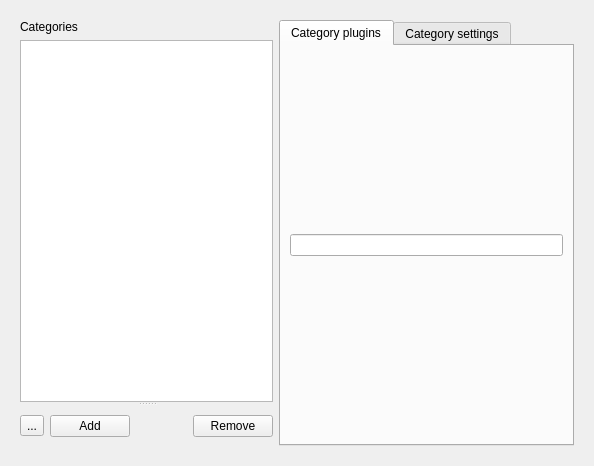
<?xml version="1.0" encoding="UTF-8"?>
<ui version="4.0">
 <class>categoriesPage</class>
 <widget class="QWidget" name="categoriesPage">
  <property name="geometry">
   <rect>
    <x>0</x>
    <y>0</y>
    <width>594</width>
    <height>466</height>
   </rect>
  </property>
  <layout class="QHBoxLayout" name="horizontalLayout">
   <item>
    <widget class="QStackedWidget" name="stackedWidget">
     <property name="currentIndex">
      <number>0</number>
     </property>
     <widget class="QWidget" name="mainPage">
      <layout class="QHBoxLayout" name="horizontalLayout_2">
       <item>
        <widget class="QSplitter" name="splitter_2">
         <property name="orientation">
          <enum>Qt::Vertical</enum>
         </property>
         <widget class="QWidget" name="layoutWidget">
          <layout class="QVBoxLayout" name="verticalLayout_2">
           <item>
            <widget class="QLabel" name="label_4">
             <property name="text">
              <string>Categories</string>
             </property>
            </widget>
           </item>
           <item>
            <widget class="KListWidget" name="enabled_categories_listwidget"/>
           </item>
          </layout>
         </widget>
         <widget class="QWidget" name="layoutWidget_2">
          <layout class="QHBoxLayout" name="horizontalLayout_4">
           <item>
            <widget class="QToolButton" name="toolButton">
             <property name="text">
              <string>...</string>
             </property>
            </widget>
           </item>
           <item>
            <widget class="KPushButton" name="kpushbutton">
             <property name="text">
              <string>Add</string>
             </property>
            </widget>
           </item>
           <item>
            <spacer name="horizontalSpacer_3">
             <property name="orientation">
              <enum>Qt::Horizontal</enum>
             </property>
             <property name="sizeHint" stdset="0">
              <size>
               <width>40</width>
               <height>20</height>
              </size>
             </property>
            </spacer>
           </item>
           <item>
            <widget class="KPushButton" name="kpushbutton_3">
             <property name="text">
              <string>Remove</string>
             </property>
            </widget>
           </item>
          </layout>
         </widget>
        </widget>
       </item>
       <item>
        <widget class="KTabWidget" name="category_tabwidget">
         <property name="currentIndex">
          <number>0</number>
         </property>
         <widget class="QWidget" name="plugins_tab">
          <attribute name="title">
           <string>Category plugins</string>
          </attribute>
          <layout class="QVBoxLayout" name="verticalLayout">
           <item>
            <widget class="KListWidgetSearchLine" name="klistwidgetsearchline"/>
           </item>
          </layout>
         </widget>
         <widget class="QWidget" name="tab">
          <attribute name="title">
           <string>Category settings</string>
          </attribute>
          <layout class="QHBoxLayout" name="horizontalLayout_11">
           <item>
            <widget class="QScrollArea" name="scrollArea">
             <property name="widgetResizable">
              <bool>true</bool>
             </property>
             <widget class="QWidget" name="scrollAreaWidgetContents">
              <property name="geometry">
               <rect>
                <x>0</x>
                <y>0</y>
                <width>294</width>
                <height>406</height>
               </rect>
              </property>
              <layout class="QVBoxLayout" name="verticalLayout_7">
               <item>
                <layout class="QGridLayout" name="gridLayout_2">
                 <item row="0" column="0">
                  <widget class="QLabel" name="label_6">
                   <property name="text">
                    <string>Query</string>
                   </property>
                  </widget>
                 </item>
                 <item row="0" column="2">
                  <widget class="KPushButton" name="query_show_button">
                   <property name="text">
                    <string>show&gt;&gt;</string>
                   </property>
                   <property name="checkable">
                    <bool>true</bool>
                   </property>
                  </widget>
                 </item>
                 <item row="1" column="0" colspan="3">
                  <widget class="KTextEdit" name="query_edit">
                   <property name="documentTitle">
                    <string/>
                   </property>
                   <property name="acceptRichText">
                    <bool>false</bool>
                   </property>
                  </widget>
                 </item>
                 <item row="0" column="1">
                  <spacer name="horizontalSpacer_5">
                   <property name="orientation">
                    <enum>Qt::Horizontal</enum>
                   </property>
                   <property name="sizeHint" stdset="0">
                    <size>
                     <width>40</width>
                     <height>20</height>
                    </size>
                   </property>
                  </spacer>
                 </item>
                </layout>
               </item>
               <item>
                <layout class="QGridLayout" name="gridLayout_4">
                 <item row="0" column="0">
                  <widget class="QLabel" name="label_9">
                   <property name="text">
                    <string>Query prefix</string>
                   </property>
                  </widget>
                 </item>
                 <item row="0" column="2">
                  <widget class="KPushButton" name="prefix_show_button">
                   <property name="text">
                    <string>show&gt;&gt;</string>
                   </property>
                   <property name="checkable">
                    <bool>true</bool>
                   </property>
                  </widget>
                 </item>
                 <item row="0" column="1">
                  <spacer name="horizontalSpacer_7">
                   <property name="orientation">
                    <enum>Qt::Horizontal</enum>
                   </property>
                   <property name="sizeHint" stdset="0">
                    <size>
                     <width>40</width>
                     <height>20</height>
                    </size>
                   </property>
                  </spacer>
                 </item>
                 <item row="1" column="0" colspan="3">
                  <widget class="KTextEdit" name="query_prefix_edit">
                   <property name="documentTitle">
                    <string/>
                   </property>
                   <property name="acceptRichText">
                    <bool>false</bool>
                   </property>
                  </widget>
                 </item>
                </layout>
               </item>
               <item>
                <layout class="QHBoxLayout" name="horizontalLayout_5">
                 <item>
                  <widget class="QLabel" name="label_7">
                   <property name="text">
                    <string>Polling interval</string>
                   </property>
                  </widget>
                 </item>
                 <item>
                  <spacer name="horizontalSpacer_8">
                   <property name="orientation">
                    <enum>Qt::Horizontal</enum>
                   </property>
                   <property name="sizeHint" stdset="0">
                    <size>
                     <width>40</width>
                     <height>20</height>
                    </size>
                   </property>
                  </spacer>
                 </item>
                 <item>
                  <widget class="KIntSpinBox" name="interval_spinbox"/>
                 </item>
                </layout>
               </item>
               <item>
                <layout class="QHBoxLayout" name="horizontalLayout_13">
                 <item>
                  <widget class="QLabel" name="label_16">
                   <property name="text">
                    <string>Plugin select algorithm</string>
                   </property>
                  </widget>
                 </item>
                 <item>
                  <spacer name="horizontalSpacer_15">
                   <property name="orientation">
                    <enum>Qt::Horizontal</enum>
                   </property>
                   <property name="sizeHint" stdset="0">
                    <size>
                     <width>40</width>
                     <height>20</height>
                    </size>
                   </property>
                  </spacer>
                 </item>
                 <item>
                  <widget class="KComboBox" name="plugin_algo_combobox">
                   <property name="autoCompletion">
                    <bool>false</bool>
                   </property>
                   <item>
                    <property name="text">
                     <string>All</string>
                    </property>
                   </item>
                   <item>
                    <property name="text">
                     <string>Stepwise</string>
                    </property>
                   </item>
                  </widget>
                 </item>
                </layout>
               </item>
               <item>
                <spacer name="verticalSpacer">
                 <property name="orientation">
                  <enum>Qt::Vertical</enum>
                 </property>
                 <property name="sizeHint" stdset="0">
                  <size>
                   <width>20</width>
                   <height>40</height>
                  </size>
                 </property>
                </spacer>
               </item>
              </layout>
             </widget>
            </widget>
           </item>
          </layout>
         </widget>
        </widget>
       </item>
      </layout>
     </widget>
     <widget class="QWidget" name="managePage">
      <widget class="KActionSelector" name="kactionselector">
       <property name="geometry">
        <rect>
         <x>0</x>
         <y>20</y>
         <width>584</width>
         <height>371</height>
        </rect>
       </property>
      </widget>
     </widget>
     <widget class="QWidget" name="page_2"/>
    </widget>
   </item>
  </layout>
 </widget>
 <customwidgets>
  <customwidget>
   <class>KIntSpinBox</class>
   <extends>QSpinBox</extends>
   <header>knuminput.h</header>
  </customwidget>
  <customwidget>
   <class>KListWidget</class>
   <extends>QListWidget</extends>
   <header>klistwidget.h</header>
  </customwidget>
  <customwidget>
   <class>KPushButton</class>
   <extends>QPushButton</extends>
   <header>kpushbutton.h</header>
  </customwidget>
  <customwidget>
   <class>KLineEdit</class>
   <extends>QLineEdit</extends>
   <header>klineedit.h</header>
  </customwidget>
  <customwidget>
   <class>KComboBox</class>
   <extends>QComboBox</extends>
   <header>kcombobox.h</header>
  </customwidget>
  <customwidget>
   <class>KTabWidget</class>
   <extends>QTabWidget</extends>
   <header>ktabwidget.h</header>
   <container>1</container>
  </customwidget>
  <customwidget>
   <class>KActionSelector</class>
   <extends>QWidget</extends>
   <header>kactionselector.h</header>
  </customwidget>
  <customwidget>
   <class>KListWidgetSearchLine</class>
   <extends>KLineEdit</extends>
   <header>klistwidgetsearchline.h</header>
  </customwidget>
  <customwidget>
   <class>KTextEdit</class>
   <extends>QTextEdit</extends>
   <header>ktextedit.h</header>
  </customwidget>
 </customwidgets>
 <resources/>
 <connections>
  <connection>
   <sender>query_show_button</sender>
   <signal>toggled(bool)</signal>
   <receiver>query_edit</receiver>
   <slot>setVisible(bool)</slot>
   <hints>
    <hint type="sourcelabel">
     <x>525</x>
     <y>55</y>
    </hint>
    <hint type="destinationlabel">
     <x>435</x>
     <y>130</y>
    </hint>
   </hints>
  </connection>
  <connection>
   <sender>prefix_show_button</sender>
   <signal>toggled(bool)</signal>
   <receiver>query_prefix_edit</receiver>
   <slot>setVisible(bool)</slot>
   <hints>
    <hint type="sourcelabel">
     <x>515</x>
     <y>234</y>
    </hint>
    <hint type="destinationlabel">
     <x>460</x>
     <y>293</y>
    </hint>
   </hints>
  </connection>
 </connections>
</ui>
